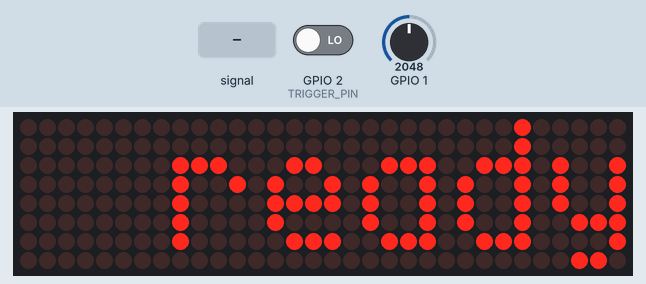
Recording of a sketch running on a simulated ESP32-C3. Shown: 32×8 LED matrix. Inputs (shaded band) come from the test bench; at power-on: GPIO 1 = 2048, GPIO 2 (TRIGGER_PIN) LOW. What the sketch prints to the serial monitor is not drawn.

Above: at 12.7 s.
12.8 s: GPIO 1 fed a 200 Hz sine of ±1842 counts around its level
At 13.7 s:
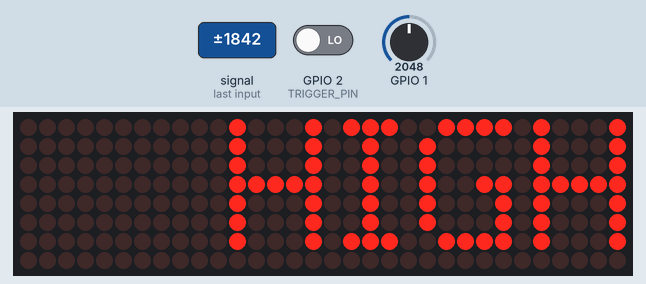
14.3 s: GPIO 1 fed a 2 Hz sine of ±1228 counts around its level
At 17.1 s:
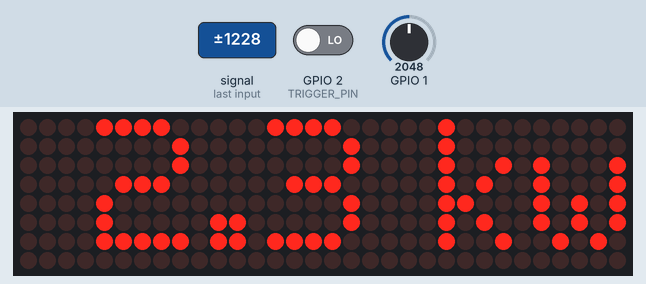

The sketch:

esp32c3_Home_energy_monitor_with_matrix_display.ino
```cpp
/*
 Home Power monitor that counts red led flashes on Electricity meter and determines real time power usage in W or kW
 Uses a Light Sensitive Resistor that conencts via atatchment to the electricity meter.
 Arduino nano counts pulses and determines average usage over N pulses.
 This particular meter uses 3200 pulses per kWh.

  Reads an analog input on pin 1, converts it to voltage between 0v and 5v.

  Writes power usage to 8x32 MAX 7219 LED matrix. Refresh rate of ~1.5s for all power usage scenarios.

  Analog read is based on:
  https://docs.arduino.cc/built-in-examples/basics/ReadAnalogVoltage/
*/
#include <MD_Parola.h>
#include <MD_MAX72xx.h>
#include <SPI.h>
//#include <Wire.h>

#include <WiFi.h>
#include <HTTPClient.h>
#include <WebServer.h>


const char* ssid = "Telstra1002";
const char* password = "9350156141";
//const char* serverName = "http://192.168.1.27/post";

#define HARDWARE_TYPE MD_MAX72XX::FC16_HW
#define MAX_DEVICES 4
//#define CLK_PIN   13
//#define DATA_PIN  11
//#define CS_PIN    10
#define DATA_PIN 8   // DIN
#define CLK_PIN  4   // CLK
#define CS_PIN   9  // CS
#define TRIGGER_PIN 2  // GPIO2


#define	BUF_SIZE 10

int counter = 0;
int sensorValue = 0;
float prevVoltage = 1.5;
float currentVoltage = 1.5;
int startTime = 0;
int duration = 0;
int negativeEdge = 0;
int positiveEdge = 0;
int edgesTarget = 5;
int timeToFirstEdge = 0;
bool pulseHigh = false;
const int pulsesPerKWh = 3200;
bool newCycle = true;
float powerWatts = 0.0;
int pulseDuration = 0;
long pulseStartUs = 0;
char curMessage[BUF_SIZE] = { "POWER" };
char newMessage[BUF_SIZE] = { " " };
char powerForWebpage[BUF_SIZE] = { " " };
char pulseSpacingForWebpage[BUF_SIZE] = { " " };
char pulseDurationForWebpage[BUF_SIZE] = { " " };

String reading;
//MD_Parola P = MD_Parola(HARDWARE_TYPE, CS_PIN, MAX_DEVICES);
MD_Parola P = MD_Parola(HARDWARE_TYPE, DATA_PIN, CLK_PIN, CS_PIN, MAX_DEVICES);
//bool newMessageAvailable = true;
int minr = 0;
int maxr = 4095;
WebServer server(80);

// Timezone: Australia/Melbourne (UTC+10 or +11 with DST)
const char* ntpServer = "pool.ntp.org";
const long gmtOffset_sec = 36000;  // 10 hours
//const int daylightOffset_sec = 3600;  // 1 hour for DST
const int daylightOffset_sec = 0;


// the setup routine runs once when you press reset:
void setup() {
  Serial.begin(115200);
    P.begin();

    //pinMode(LED_BUILTIN, OUTPUT);
    pinMode(1, INPUT);
    //pinMode(4, OUTPUT);
    delay(500);
    String welcome = "I have the power !!";
    P.displayClear();
    P.displayScroll(welcome.c_str(), PA_LEFT, PA_SCROLL_LEFT, 100);
    while (!P.displayAnimate()) {
    }
    P.displayClear();
    P.displayText("ready", PA_RIGHT, 0, 0, PA_PRINT, PA_NO_EFFECT);
    P.displayAnimate();
    analogSetAttenuation(ADC_11db);

    pinMode(TRIGGER_PIN, INPUT);

    if (digitalRead(TRIGGER_PIN) == HIGH) {
      Serial.println("\nWiFi trigger HIGH");
      WiFi.begin(ssid, password);
      while (WiFi.status() != WL_CONNECTED) {
        delay(500);
        Serial.print(".");
      }
      Serial.println("\nConnected to WiFi");
      Serial.print("Sender IP Address: ");
      Serial.println(WiFi.localIP());

      server.on("/", []() {
        server.send(200, "text/plain", "Try /power for readings");
      });

      server.on("/power", []() {
        servePowerPage(powerForWebpage, pulseSpacingForWebpage, pulseDurationForWebpage);
      });

      server.begin();
      Serial.println("Web server started");

      setupTime();  // ⏰ Sync NTP time
    }
    else {
      Serial.println("\nWiFi trigger LOW");
    }
}

// the loop routine runs over and over again forever:
void loop() {

  // read the input on analog pin 1
  // take 10 readings and use the average
  server.handleClient();
  analogRead(1);
  sensorValue = 0;
  for (int i=0; i<10; i++) {
    sensorValue = sensorValue + analogRead(1);
  }
  sensorValue = sensorValue / 10;
  //Serial.println(String(minr) + ", " + String(maxr) + ", " + String(sensorValue));

  // Convert the analog reading (which goes from 0 - 1023) to a voltage (0 - 5V):
  //float currentVoltage = sensorValue * (5.0 / 1023.0);
  float currentVoltage = sensorValue * (3.4 / 3500.0);

  if (prevVoltage < 1.0 && currentVoltage > 2.5) {
    if (newCycle) { // this is to account for the starting pulse.
      newCycle = false;
      startTime = millis();
    }
    else {
      positiveEdge++; // only count from the 2nd positive edge. when the 2nd positive edge is seen, that's one period.
      if (positiveEdge == 1) {
        timeToFirstEdge = millis() - startTime;
        pulseStartUs = micros();
        // when power usage is low time gap between flashes increases. Average over a fewer pulses to maintain a reasonably high refresh interval
        // when power usage is high time gap between pulses is low. Average over more flashes to maintain accuracy and minimise error.
        // target number of positive edges to detect is 4 - this is for high power usage
        // for medium usage => 3
        // for low usage => 2
        // use time duration between pulse 0 and pulse 1 as an indicator of usage and set target pulse count for that measurement cycle
        edgesTarget = 4;
        if (timeToFirstEdge > 500) {
          edgesTarget = 2;
        }
        else if (timeToFirstEdge > 300) {
          edgesTarget = 3;
        }
      }
    }
  }
  else if (positiveEdge == 1 && currentVoltage < 1.0 && prevVoltage > 2.5) {
    //pulseDuration = millis() - startTime - timeToFirstEdge;
    pulseDuration = micros() - pulseStartUs;
  }

  // ignore any readings between 1.0v and 2.5v because these are transient voltages
  // if 1.0v < voltage < 2.5v then do nothing
  if (!(currentVoltage > 1.0 && currentVoltage < 2.5)) {
    prevVoltage = currentVoltage;
  }


  if (positiveEdge >= edgesTarget) {
    duration = millis() - startTime;
    float energy_kWh = 1.0 * edgesTarget / pulsesPerKWh;
    powerWatts = (energy_kWh * 3600000.0) / duration;
    //Serial.println("duration: " + String(duration) + ", power kW: " + String(powerWatts));

    // for display in html page.
    reading = String(pulseDuration/1000.0,1) + " ms";
    strncpy(pulseDurationForWebpage, reading.c_str(), BUF_SIZE - 1);
    pulseDurationForWebpage[BUF_SIZE - 1] = '\0';  // Ensure null-termination

    // for display in html page.
    reading = String(1.0 * duration / positiveEdge, 0) + " ms";
    strncpy(pulseSpacingForWebpage, reading.c_str(), BUF_SIZE - 1);
    pulseSpacingForWebpage[BUF_SIZE - 1] = '\0';  // Ensure null-termination

    // for display in html page. use W instead of kW
    reading = String(powerWatts*1000,0) + " w";
    strncpy(powerForWebpage, reading.c_str(), BUF_SIZE - 1);
    powerForWebpage[BUF_SIZE - 1] = '\0';  // Ensure null-termination

    positiveEdge = 0;
    newCycle = true;
    //sendToDisplay();

    if (powerWatts < 1.0) {
      reading = String(powerWatts*1000,0) + " w";
    }
    else if (powerWatts > 10.0) {
      reading = "HIGH";
    }
    else {
      reading = String(powerWatts,1)  + " kw";
    }
    strncpy(newMessage, reading.c_str(), BUF_SIZE - 1);
    newMessage[BUF_SIZE - 1] = '\0';  // Ensure null-termination

    P.displayAnimate();
    P.displayText(newMessage, PA_RIGHT, 0, 0, PA_PRINT, PA_NO_EFFECT);

    ///////
/*  if (digitalRead(TRIGGER_PIN) == HIGH) {
    if (WiFi.status() == WL_CONNECTED) {
      HTTPClient http;
      http.begin(serverName);
      http.addHeader("Content-Type", "text/plain");
      http.setTimeout(1000);
      int httpResponseCode = http.POST(newMessage);
      Serial.print("POST response: ");
      Serial.println(httpResponseCode);
      http.end();
    } else {
      Serial.println("WiFi disconnected");
    }
    ///////
  } */
  }
  //print out the voltage value you read for troubleshooting and checking pulse shape, pulse high/low voltages
  //Serial.println("Min:0,Max:5.1,Voltage:"+ String(currentVoltage));
  //delay(5);
}


void servePowerPage(const char* powerForWebpage, const char* pulseSpacingForWebpage, const char* pulseDurationForWebpage) {
  String html = "<!DOCTYPE html><html><head><meta http-equiv='refresh' content='2'>";
  html += "<title>Power Monitor</title></head><body>";
  html += "<h2>Power Reading:</h2><p style='font-size:24px;'>";
  html += String(powerForWebpage);
  html += "</p><h3>Pulse spacing:</h3><p style='font-size:20px;'>";
  html += String(pulseSpacingForWebpage);
  html += "</p><h3>Pulse duration:</h3><p style='font-size:20px;'>";
  html += String(pulseDurationForWebpage);
  html += "</p><h3>Timestamp:</h3><p style='font-size:20px;'>";
  html += getTimestamp();  // Assumes you have this function from earlier
  html += "</p></body></html>";
  server.send(200, "text/html", html);
}

void setupTime() {
  configTime(gmtOffset_sec, daylightOffset_sec, ntpServer);
}

String getTimestamp() {
  struct tm timeinfo;
  if (!getLocalTime(&timeinfo)) return "Time not available";
  char buffer[64];
  strftime(buffer, sizeof(buffer), "%Y-%m-%d %H:%M:%S", &timeinfo);
  return String(buffer);
}
```

Measured:
- after the input at 12.8 s, the display: changes after 0.05 s (image 1)
- after the input at 14.3 s, the display: changes after 2.2 s (image 2)
